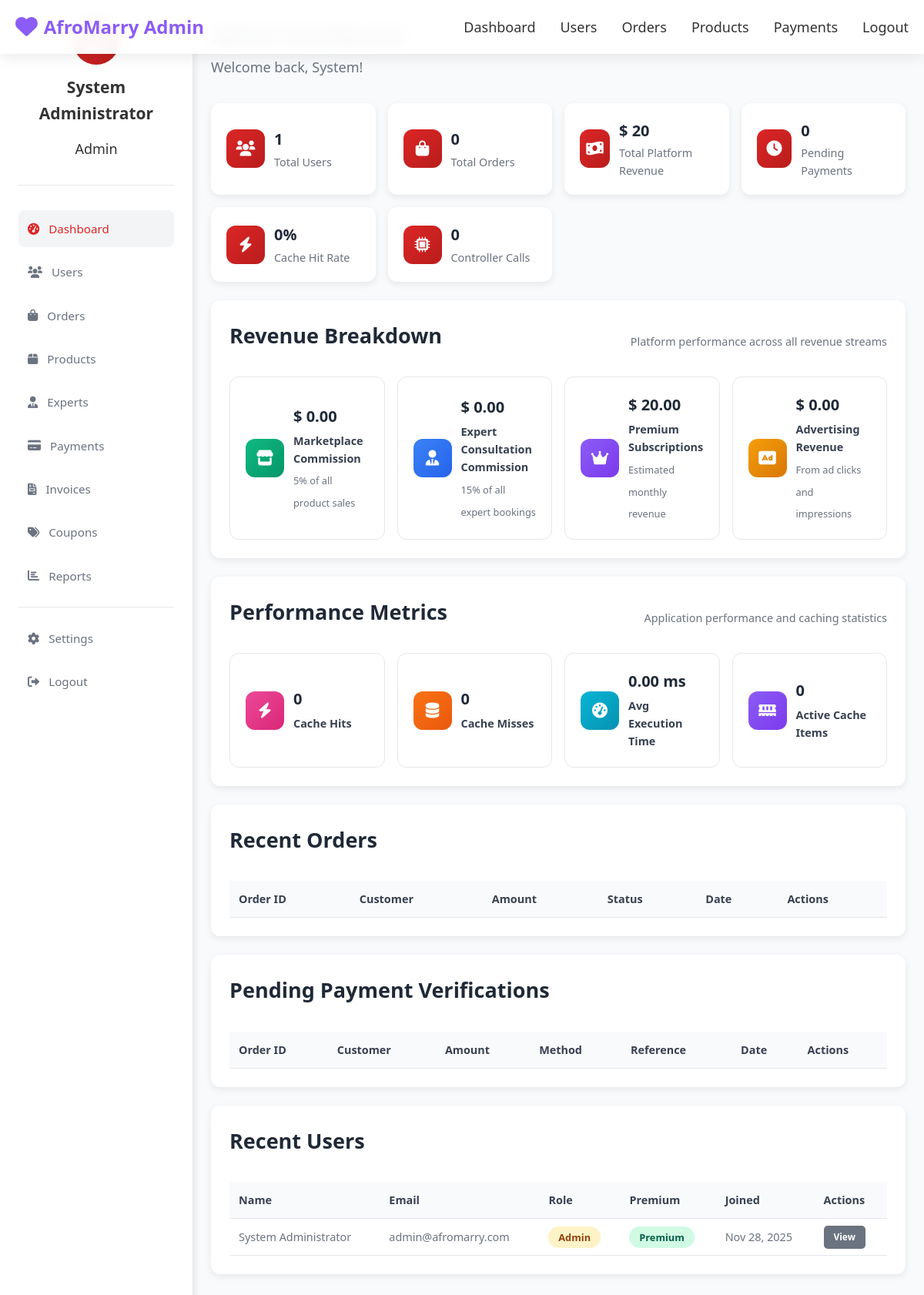
Page /admin/dashboard.php (signed in) on the committed database.
### tables this page shows
CREATE TABLE users (
    id INT AUTO_INCREMENT PRIMARY KEY,
    full_name VARCHAR(255) NOT NULL,
    email VARCHAR(255) UNIQUE NOT NULL,
    password VARCHAR(255) NOT NULL,
    phone VARCHAR(20),
    role ENUM('customer', 'admin') DEFAULT 'customer',
    is_verified BOOLEAN DEFAULT FALSE,
    is_premium BOOLEAN DEFAULT FALSE,
    premium_expires_at TIMESTAMP NULL,
    created_at TIMESTAMP DEFAULT CURRENT_TIMESTAMP,
    updated_at TIMESTAMP DEFAULT CURRENT_TIMESTAMP ON UPDATE CURRENT_TIMESTAMP
);

### admin/dashboard.php (the view, shortened to what the rows shown need)
<?php
require_once '../config/database.php';
$user = getCurrentUser();
$database = new Database();
$db = $database->getConnection();
$query = "SELECT * FROM users ORDER BY created_at DESC LIMIT 10";
$stmt = $db->prepare($query);
$stmt->execute();
$recent_users = $stmt->fetchAll();
?>
<!DOCTYPE html>
<html lang="en">
<head>
    <link rel="stylesheet" href="../assets/css/style.css">
    <link href="https://cdnjs.cloudflare.com/ajax/libs/font-awesome/6.0.0/css/all.min.css" rel="stylesheet">
</head>
<body>
    <div class="admin-container">
        <div class="admin-sidebar">
            <div class="admin-profile">
                <div class="profile-avatar">
                </div>
                <h3><?php echo $user['full_name']; ?></h3>
                <p><?php echo ucfirst($user['role']); ?></p>
            </div>
        </div>
        <div class="admin-content">
            <div class="admin-header">
                <h1>Admin Dashboard</h1>
                <p>Welcome back, <?php echo explode(' ', $user['full_name'])[0]; ?>!</p>
            </div>
            <div class="admin-section">
                <div class="section-header">
                    <h2>Revenue Breakdown</h2>
                </div>
            </div>
            <div class="admin-section">
                <div class="section-header">
                    <h2>Performance Metrics</h2>
                </div>
            </div>
            <div class="admin-section">
                <div class="section-header">
                    <h2>Recent Orders</h2>
                </div>
                <div class="table-container">
                    <table class="admin-table">
                        <thead>
                            <tr>
                                <th>Order ID</th>
                                <th>Customer</th>
                                <th>Amount</th>
                                <th>Status</th>
                                <th>Date</th>
                                <th>Actions</th>
                            </tr>
                        </thead>
                    </table>
                </div>
            </div>
            <div class="admin-section">
                <div class="section-header">
                    <h2>Pending Payment Verifications</h2>
                </div>
                <div class="table-container">
                    <table class="admin-table">
                        <thead>
                            <tr>
                                <th>Order ID</th>
                                <th>Customer</th>
                                <th>Amount</th>
                                <th>Method</th>
                                <th>Reference</th>
                                <th>Date</th>
                                <th>Actions</th>
                            </tr>
                        </thead>
                    </table>
                </div>
            </div>
            <div class="admin-section">
                <div class="section-header">
                    <h2>Recent Users</h2>
                </div>
                <div class="table-container">
                    <table class="admin-table">
                        <thead>
                            <tr>
                                <th>Name</th>
                                <th>Email</th>
                                <th>Role</th>
                                <th>Premium</th>
                                <th>Joined</th>
                                <th>Actions</th>
                            </tr>
                        </thead>
                        <tbody>
                            <?php foreach ($recent_users as $user): ?>
                            <tr>
                                <td><?php echo $user['full_name']; ?></td>
                                <td><?php echo $user['email']; ?></td>
                                <td>
                                    <span class="role-badge <?php echo $user['role']; ?>">
                                        <?php echo ucfirst($user['role']); ?>
                                    </span>
                                </td>
                                <td>
                                    <?php if ($user['is_premium']): ?>
                                        <span class="premium-badge">Premium</span>
                                    <?php else: ?>
                                        <span class="free-badge">Free</span>
                                    <?php endif; ?>
                                </td>
                                <td><?php echo date('M j, Y', strtotime($user['created_at'])); ?></td>
                                <td>
                                    <a href="users.php?view=<?php echo $user['id']; ?>" class="btn-small">View</a>
                                </td>
                            </tr>
                            <?php endforeach; ?>
                        </tbody>
                    </table>
                </div>
            </div>
        </div>
    </div>
</body>
</html>

### rows in the picture
users: full_name "System Administrator", role "Admin", full_name "System", email "admin@afromarry.com", is_premium "Premium", created_at "Nov 28, 2025"

### other values in the picture
$stats['users'] "1"
$stats['orders'] "0"
$stats['total_platform_revenue'] "20"
$stats['pending_payments'] "0"
$rate "0"
$calls "0"
$stats['marketplace_commission'] "0.00"
$stats['expert_commission'] "0.00"
$stats['premium_revenue_estimate'] "20.00"
$stats['ad_revenue'] "0.00"
perf_get_counter('cache_hits') "0"
perf_get_counter('cache_misses') "0"
$cache_stats['memory_items'] + $cache_stats['file_items'] "0"
